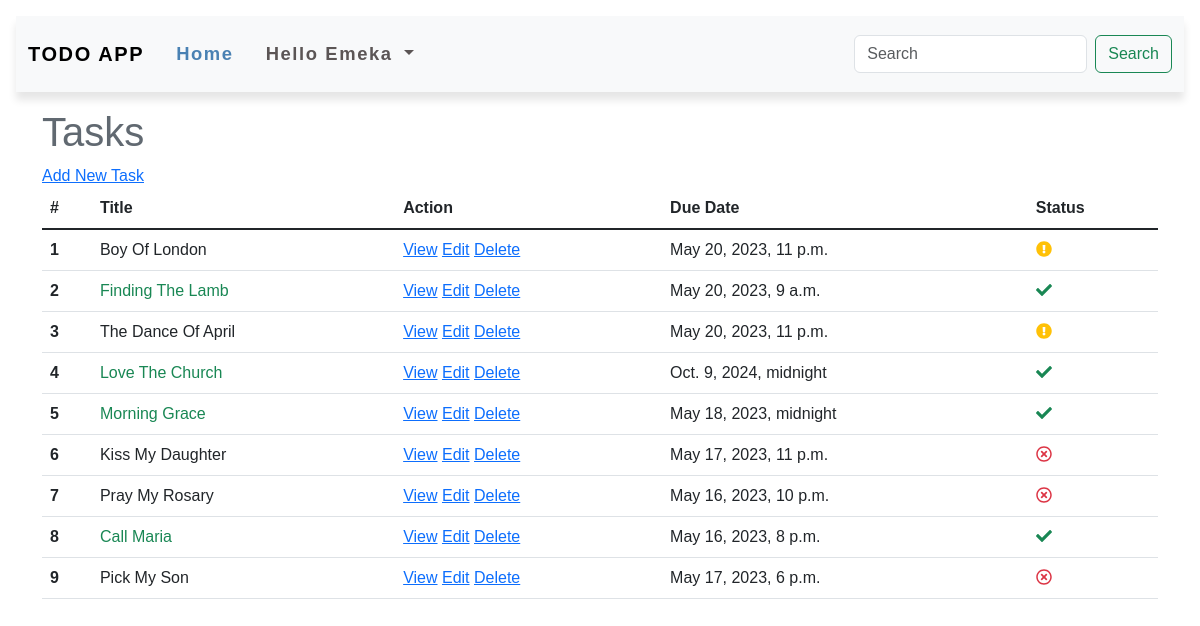
Page / (signed in) on the earlier database version.
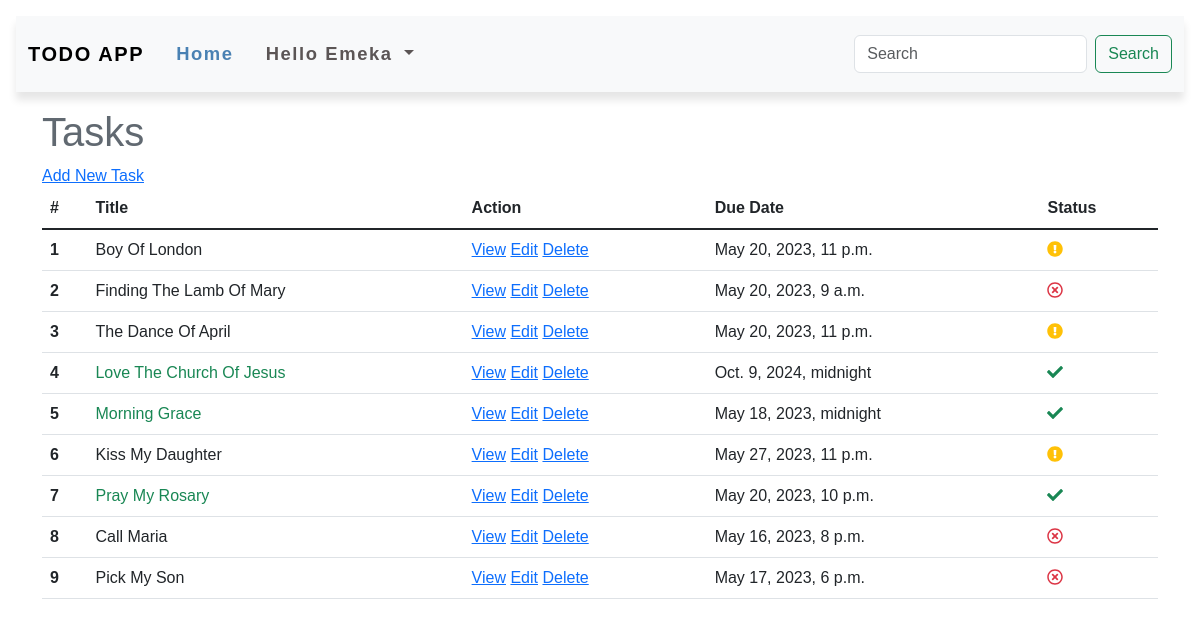
Same page on the later database version.
### base/models.py (models this page shows)
class Todo(models.Model):
    user = models.ForeignKey(User, on_delete=models.CASCADE)
    title = models.CharField(max_length=100)
    description = models.TextField(null=True, blank=True)
    completed = models.BooleanField(default=False)
    created = models.DateTimeField(auto_now_add=True)
    updated = models.DateTimeField(auto_now=True)
    due_date = models.DateTimeField()
    def __str__(self) -> str:
        return self.title
    class Meta:
        ordering = ["-created", '-updated']

### base/views.py (the view)
# urls.py: path("", views.home, name='home'),
def home(request):
    title = 'Tasks'
    user = request.user
    tasks = Todo.objects.filter(user=user) if user.is_authenticated else ''
    if request.method == 'GET':
        q = request.GET.get('q')
        if q == '1':
            tasks = tasks.filter(completed=True)
        elif q == '0':
            tasks = tasks.filter(completed=False)
        else:
            tasks = tasks
    now = timezone.now()
    context = {
        'title': title, 'tasks': tasks, 'now': now
    }
    return render(request, 'base/home.html', context)

### base/templates/base/home.html
{% extends 'main.html' %}
{% block content %}
<h1 class="mt-3 mb-6">{{title}}</h1>
<a href="{% url 'add-task' %}">Add New Task</a>
{% if request.user.is_authenticated %}
{% if tasks and request.user == tasks.0.user %}
<table class="table">
  <thead>
    <tr>
      <th scope="col">#</th>
      <th scope="col">Title</th>
      <th scope="col">Action</th>
      <th scope="col"> Due Date</th>
      <th scope="col">Status</th>
    </tr>
  </thead>
  <tbody class="table-group-divider">
    {% for task in tasks %}
    {% if task.completed %}
    <tr>
      <th scope="row">{{ forloop.counter }}</th>
      <td>
        <span class="text-success">
          {{task|title}}
        </span>
      </td>
      <td>
        <a href="{% url 'task' task.id %}">View</a>
        <a href="{% url 'update-task' task.id %}">Edit</a>
        <a href="{% url 'delete-task' task.id %}">Delete</a>
      </td>
      <td>{{task.due_date}}</td>
      <td><i class="fas fa-check text-success"></i></td>
    </tr>
    {% else %}
    <tr>
      <th scope="row">{{ forloop.counter }}</th>
      <td>
        <span>
          {{task|title}}
        </span>
      </td>
      <td>
        <a href="{% url 'task' task.id %}">View</a>
        <a href="{% url 'update-task' task.id %}">Edit</a>
        <a href="{% url 'delete-task' task.id %}">Delete</a>
      </td>
      <td>{{task.due_date}}</td>
      {% if now > task.due_date%}
      <td><i class="far fa-times-circle text-danger"></i></td>
      {% else %}
      <td><i class="fas fa-exclamation-circle text-warning"></i>
      </td>
      {% endif %}
    </tr>
    {% endif %}
    {% endfor %}
  </tbody>
</table>
{% else %} <p>no task yet</p>
{% endif %}
{% else %}
<p><i>Not yet registered?</i></p>
<a href="{% url 'register-user' %}">register and add task</a>
{% endif %}
{% endblock content %}

### templates/main.html (shortened to what this page needs)
<!DOCTYPE html>
{% load static %}
<html lang="en">
<head>
    <link rel="stylesheet" href="{% static 'css/bootstrap.min.css' %}">
    <link rel="stylesheet" href="{% static 'css/style.css' %}">
    <link rel="stylesheet" href="https://cdnjs.cloudflare.com/ajax/libs/font-awesome/5.15.4/css/all.min.css">
</head>
<body class="p-3">
    <header class="mb-3">
        {% include 'navbar.html' %}
    </header>
    <div class="container">
        {% block content %}
        {% endblock content %}
    </div>
</body>
</html>

### templates/navbar.html (shortened to what this page needs)
<nav class="navbar navbar-expand-lg bg-body-tertiary">
    <div class="container-fluid">
      <a class="navbar-brand" href="{% url 'home' %}">TODO APP</a>
      <div class="collapse navbar-collapse" id="navbarSupportedContent">
        <ul class="navbar-nav me-auto mb-2 mb-lg-0">
          <li class="nav-item">
            <a class="nav-link active" aria-current="page" href="{% url 'home' %}">Home</a>
          </li>
          {% if request.user.is_authenticated %}
          <li class="nav-item dropdown">
            <a class="nav-link dropdown-toggle" href="#" role="button" data-bs-toggle="dropdown" aria-expanded="false">
                Hello {{request.user|title}}
            </a>
          </li>
          {% else %}
          <li class="nav-item">
            <a class="nav-link" href="{% url 'login' %}">Log in</a>
          </li>
          {% endif %}
        </ul>
        <form class="d-flex" role="search">
          <input class="form-control me-2" type="search" placeholder="Search" aria-label="Search" name="q">
          <button class="btn btn-outline-success" type="submit">Search</button>
        </form>
      </div>
    </div>
  </nav>

### static/css/style.css (style rules this page uses)
body { overflow-x: hidden; font-family: 'Montserrat', sans-serif; color: #616971; }
.navbar { font-size: 1.15rem; font-weight: 600; letter-spacing: 0.1rem; box-shadow: 0 .5rem .5rem rgba(0, 0, 0, .1); z-index: 10000 !important; }
.nav-item { padding: .5rem; }
.nav-link { color: #5b5555!important; }
.nav-link.active, .nav-link:hover { color: #4981b3 !important; }
.row, .container-fluid { margin-left: 0px !important; margin-right: 0px !important; }

Differences in the rows shown:
changed Todo: completed True → False (drawn); title "Finding The Lamb" → "Finding The Lamb Of Mary"
changed Todo: title "Love The Church" → "Love The Church Of Jesus"
changed Todo "Kiss My Daughter": due_date "May 17, 2023, 11 p.m." → "May 27, 2023, 11 p.m."
changed Todo "Pray My Rosary": completed False → True (drawn); due_date "May 16, 2023, 10 p.m." → "May 20, 2023, 10 p.m."
changed Todo "Call Maria": completed True → False (drawn)
